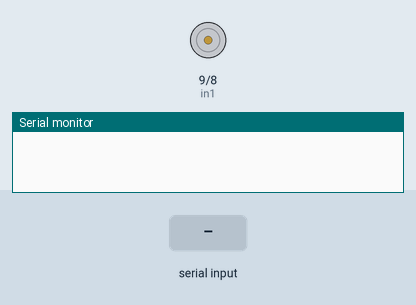
A sketch run on a simulated Arduino Uno, built with avr-gcc and run on an emulated ATmega328P. Shown: motor-driver pin pairs drawn as motors (green arrow = first pin HIGH = forward, orange = second pin HIGH = backward, longer = more drive, scaled by the enable pin), the last lines printed to the serial monitor. Inputs (shaded band) come from the test bench.

Above: at 1.2 s.
1.3 s: "a" received over Serial
At 1.9 s:
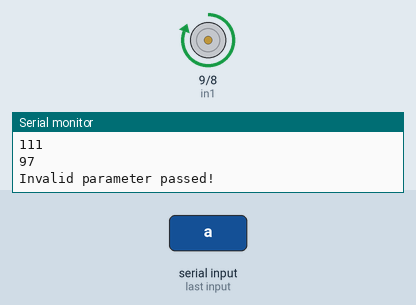
Timing chart, 0 to 4.3 s (numbered marks = the images above; inputs shaded):
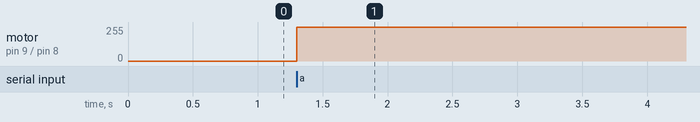

The sketch:

aud.ino
```cpp
int ena = 10;
int in1 = 9;
int in2 = 8;
int data;
bool i = true;
void setup() {
  pinMode(ena, OUTPUT);
  pinMode(in1, OUTPUT);
  pinMode(in2, OUTPUT);


  Serial.begin(9600); // For the IDE monitor Tools -> Serial Monitor

// Any code that you want to run once....

}

void loop() {
while(Serial.available() > 0)
{

  if(i == true) Serial.println(111);
  i = false;
  data = Serial.read();
  Serial.println(data);
  if(data == 'a') {
    digitalWrite(in1, HIGH);
    digitalWrite(in2, LOW);
    digitalWrite(ena, 200);
  } else if(data == 'b') {
    digitalWrite(in1, LOW);
    digitalWrite(in2, HIGH);
    digitalWrite(ena, 200);
  } else {
    digitalWrite(ena, 0);
  }
  digitalWrite(in1, HIGH);
  digitalWrite(in2, LOW);
  digitalWrite(ena, 200);
  Serial.println("Invalid parameter passed!");
}
}
```

Measured:
- after the input at 1.3 s, motor on pin 9 (in1) / pin 8 (in2): stopped → forward 255/255 at once
